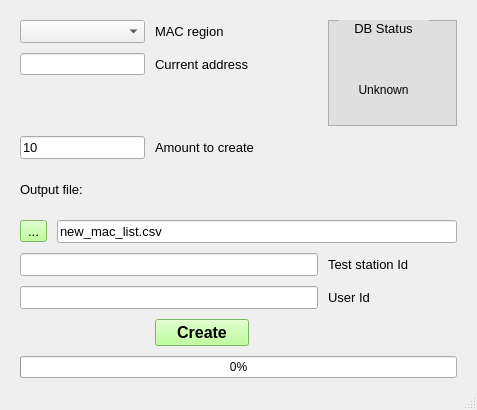
<?xml version="1.0" encoding="UTF-8"?>
<ui version="4.0">
 <class>MainWindow</class>
 <widget class="QMainWindow" name="MainWindow">
  <property name="geometry">
   <rect>
    <x>0</x>
    <y>0</y>
    <width>477</width>
    <height>410</height>
   </rect>
  </property>
  <property name="windowTitle">
   <string>Allocate MAC addresses</string>
  </property>
  <widget class="QWidget" name="centralwidget">
   <layout class="QGridLayout" name="gridLayout">
    <property name="leftMargin">
     <number>20</number>
    </property>
    <property name="topMargin">
     <number>20</number>
    </property>
    <property name="rightMargin">
     <number>20</number>
    </property>
    <property name="bottomMargin">
     <number>10</number>
    </property>
    <property name="spacing">
     <number>10</number>
    </property>
    <item row="0" column="0" colspan="2">
     <widget class="QComboBox" name="cb_region">
      <property name="font">
       <font>
        <pointsize>10</pointsize>
       </font>
      </property>
     </widget>
    </item>
    <item row="0" column="2" colspan="2">
     <widget class="QLabel" name="label_5">
      <property name="font">
       <font>
        <pointsize>10</pointsize>
       </font>
      </property>
      <property name="text">
       <string>MAC region</string>
      </property>
     </widget>
    </item>
    <item row="3" column="0" colspan="2">
     <widget class="QLineEdit" name="amount">
      <property name="font">
       <font>
        <pointsize>10</pointsize>
       </font>
      </property>
      <property name="text">
       <string>10</string>
      </property>
     </widget>
    </item>
    <item row="3" column="2" colspan="3">
     <widget class="QLabel" name="label_4">
      <property name="font">
       <font>
        <pointsize>10</pointsize>
       </font>
      </property>
      <property name="text">
       <string>Amount to create</string>
      </property>
     </widget>
    </item>
    <item row="4" column="0" colspan="5">
     <widget class="QLabel" name="label_3">
      <property name="font">
       <font>
        <pointsize>10</pointsize>
       </font>
      </property>
      <property name="text">
       <string>Output file:</string>
      </property>
     </widget>
    </item>
    <item row="5" column="0">
     <widget class="QToolButton" name="btn_dialog">
      <property name="font">
       <font>
        <pointsize>10</pointsize>
       </font>
      </property>
      <property name="cursor">
       <cursorShape>PointingHandCursor</cursorShape>
      </property>
      <property name="styleSheet">
       <string notr="true">background-color: rgb(170, 255, 127);</string>
      </property>
      <property name="text">
       <string>...</string>
      </property>
     </widget>
    </item>
    <item row="5" column="1" colspan="5">
     <widget class="QLineEdit" name="file_path">
      <property name="font">
       <font>
        <pointsize>10</pointsize>
       </font>
      </property>
      <property name="text">
       <string>new_mac_list.csv</string>
      </property>
     </widget>
    </item>
    <item row="6" column="0" colspan="4">
     <widget class="QLineEdit" name="t_station">
      <property name="font">
       <font>
        <pointsize>10</pointsize>
       </font>
      </property>
      <property name="maxLength">
       <number>16</number>
      </property>
      <property name="readOnly">
       <bool>true</bool>
      </property>
     </widget>
    </item>
    <item row="6" column="4" colspan="2">
     <widget class="QLabel" name="label_6">
      <property name="font">
       <font>
        <pointsize>10</pointsize>
       </font>
      </property>
      <property name="text">
       <string>Test station Id</string>
      </property>
     </widget>
    </item>
    <item row="7" column="0" colspan="4">
     <widget class="QLineEdit" name="t_user">
      <property name="font">
       <font>
        <pointsize>10</pointsize>
       </font>
      </property>
      <property name="maxLength">
       <number>16</number>
      </property>
     </widget>
    </item>
    <item row="7" column="4" colspan="2">
     <widget class="QLabel" name="label_7">
      <property name="font">
       <font>
        <pointsize>10</pointsize>
       </font>
      </property>
      <property name="text">
       <string>User Id</string>
      </property>
     </widget>
    </item>
    <item row="9" column="0" colspan="6">
     <widget class="QProgressBar" name="progress">
      <property name="value">
       <number>0</number>
      </property>
      <property name="alignment">
       <set>Qt::AlignLeading|Qt::AlignLeft|Qt::AlignVCenter</set>
      </property>
     </widget>
    </item>
    <item row="8" column="2">
     <widget class="QPushButton" name="btn_create">
      <property name="font">
       <font>
        <family>Arial</family>
        <pointsize>12</pointsize>
        <weight>75</weight>
        <bold>true</bold>
       </font>
      </property>
      <property name="styleSheet">
       <string notr="true">background-color: rgb(170, 255, 127);</string>
      </property>
      <property name="text">
       <string>Create</string>
      </property>
     </widget>
    </item>
    <item row="0" column="4" rowspan="3" colspan="2">
     <widget class="QFrame" name="frame">
      <property name="layoutDirection">
       <enum>Qt::LeftToRight</enum>
      </property>
      <property name="styleSheet">
       <string notr="true">background-color: rgb(223, 223, 223);</string>
      </property>
      <property name="frameShape">
       <enum>QFrame::StyledPanel</enum>
      </property>
      <property name="frameShadow">
       <enum>QFrame::Raised</enum>
      </property>
      <widget class="QLabel" name="label_2">
       <property name="geometry">
        <rect>
         <x>10</x>
         <y>0</y>
         <width>91</width>
         <height>17</height>
        </rect>
       </property>
       <property name="font">
        <font>
         <pointsize>10</pointsize>
        </font>
       </property>
       <property name="text">
        <string>DB Status</string>
       </property>
       <property name="alignment">
        <set>Qt::AlignCenter</set>
       </property>
      </widget>
      <widget class="QLabel" name="db_status_ico">
       <property name="geometry">
        <rect>
         <x>40</x>
         <y>20</y>
         <width>32</width>
         <height>32</height>
        </rect>
       </property>
       <property name="text">
        <string/>
       </property>
       <property name="pixmap">
        <pixmap>../RPP-JLink-Programmer/source/maybe.png</pixmap>
       </property>
       <property name="scaledContents">
        <bool>true</bool>
       </property>
       <property name="alignment">
        <set>Qt::AlignCenter</set>
       </property>
      </widget>
      <widget class="QLabel" name="stat">
       <property name="geometry">
        <rect>
         <x>10</x>
         <y>60</y>
         <width>91</width>
         <height>20</height>
        </rect>
       </property>
       <property name="text">
        <string>Unknown</string>
       </property>
       <property name="alignment">
        <set>Qt::AlignCenter</set>
       </property>
      </widget>
     </widget>
    </item>
    <item row="1" column="2">
     <widget class="QLabel" name="label">
      <property name="font">
       <font>
        <pointsize>10</pointsize>
       </font>
      </property>
      <property name="text">
       <string>Current address</string>
      </property>
     </widget>
    </item>
    <item row="1" column="0" colspan="2">
     <widget class="QLineEdit" name="mac_cur">
      <property name="font">
       <font>
        <pointsize>8</pointsize>
       </font>
      </property>
      <property name="text">
       <string/>
      </property>
      <property name="maxLength">
       <number>16</number>
      </property>
      <property name="alignment">
       <set>Qt::AlignCenter</set>
      </property>
      <property name="readOnly">
       <bool>true</bool>
      </property>
     </widget>
    </item>
   </layout>
  </widget>
  <widget class="QMenuBar" name="menubar">
   <property name="geometry">
    <rect>
     <x>0</x>
     <y>0</y>
     <width>477</width>
     <height>26</height>
    </rect>
   </property>
  </widget>
  <widget class="QStatusBar" name="statusbar"/>
 </widget>
 <resources/>
 <connections/>
</ui>
